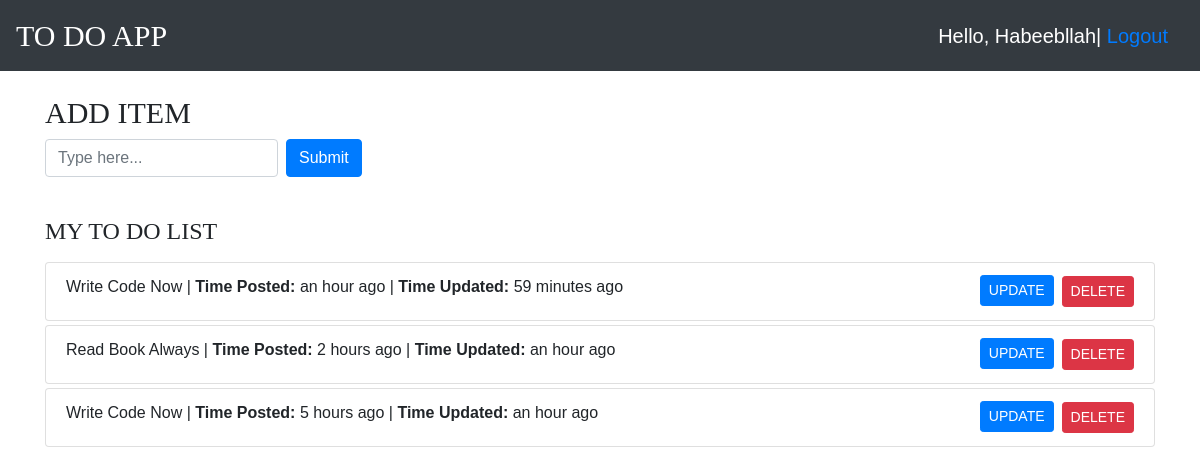
The app's page / (signed in) with its own data.
### App/models.py (models this page shows, shortened)
class Todo(models.Model):
    text = models.CharField(max_length=500)
    created_at = models.DateTimeField(auto_now_add=True)
    updated_at = models.DateTimeField(auto_now=True)
    class Meta:
        verbose_name_plural = 'Todo'

### App/views.py (the view)
# urls.py: path('', views.home, name='home'),
@login_required(login_url='login')
def home(request):
    todo_item = Todo.objects.all().order_by("-created_at")
    context = {'todo_item': todo_item}
    template_name = 'App/index.html'
    return render(request, template_name, context)

### templates/App/index.html (shortened to what this page needs)
{% extends "base.html" %}
{% load humanize %}
{% block content %}
            <nav class="navbar navbar-dark bg-dark">
                <a class="navbar-brand" href="/" style="font-family: Stencil; font-size: 30px;">TO DO APP</a>
                <div class="navbar-brand">Hello, {{request.user}}|  <a href="{% url 'logout' %}" style="color: slyblue; text-decoration: none; hover: white"> Logout</a></div>
            </nav>
        <div class="container">
            <div class="row mt-4 mb-3">
                <div class="col">
                    <h2 style="font-family: Impact; font-size: 30px;">ADD ITEM</h2>
                    <form action="{% url 'add_todo'%}" method="post" class="form-inline">
                        <input type="text" name="text" class="form-control mb-2 mr-sm-2" required placeholder="Type here...">
                        <button class="btn btn-primary mb-2" type="submit" name="action">Submit</button>
                    </form>
                </div>
            </div>
            <div class="row mt-2 mb-2">
                <div class="col">
                    <h4 style="font-family: Impact;">MY TO DO LIST</h4>
                </div>
            </div>
        {% if not todo_item %}
            <div class="row mt-2 mb-2">
                <div class="col">
                    <h4 style="font-family: Impact;">NO ITEM FOR NOW</h4>
                </div>
            </div>
        {% else %}
            {% for item in todo_item %}
                <div class="row mt-1">
                    <div class="col">
                        <ul class="list-group">
                            <li class="list-group-item ">
                                {{ item.text| title }} | <b>Time Posted:</b> {{ item.created_at|naturaltime }} | <b>Time Updated:</b> {{ item.updated_at|naturaltime }}
                                <a href="#myModal" class="trigger-btn float-right" data-toggle="modal" >
                                    <button class="btn btn-sm btn-danger" type="submit" name="action">DELETE</button>
                                </a>
                                <a href="{% url 'edititem' item.id %}" class="float-right">
                                    <button class="btn btn-sm mr-2 btn-primary" type="submit" name="action">UPDATE</button>
                                </a>
                            </li>
                        </ul>
                    </div>
                </div>
            {% endfor %}
        {% endif %}
        </div>
{% endblock content%}

### templates/base.html (shortened to what this page needs)
{% load staticfiles %}
{% load static %}
<html lang="en">
    <head>
        <link rel="stylesheet" href="https://stackpath.bootstrapcdn.com/bootstrap/4.4.1/css/bootstrap.min.css">
        <link rel="stylesheet" href="{% static 'css/style.css' %}">
    </head>
    <body>
        {% block content%}
        {% endblock content%}
    </body>
</html>

### static/css/style.css (style rules this page uses)
body { font-family: 'Varela Round', sans-serif; }
.trigger-btn { display: inline-block; margin: 1px auto; }

### records on screen
Todo: text "Write Code Now", created_at "an hour ago", updated_at "59 minutes ago"
Todo: text "Read Book Always", created_at "2 hours ago", updated_at "an hour ago"
Todo: text "Write Code Now", created_at "5 hours ago", updated_at "an hour ago"

### other values on screen
{{ request.user }} "Habeebllah"
